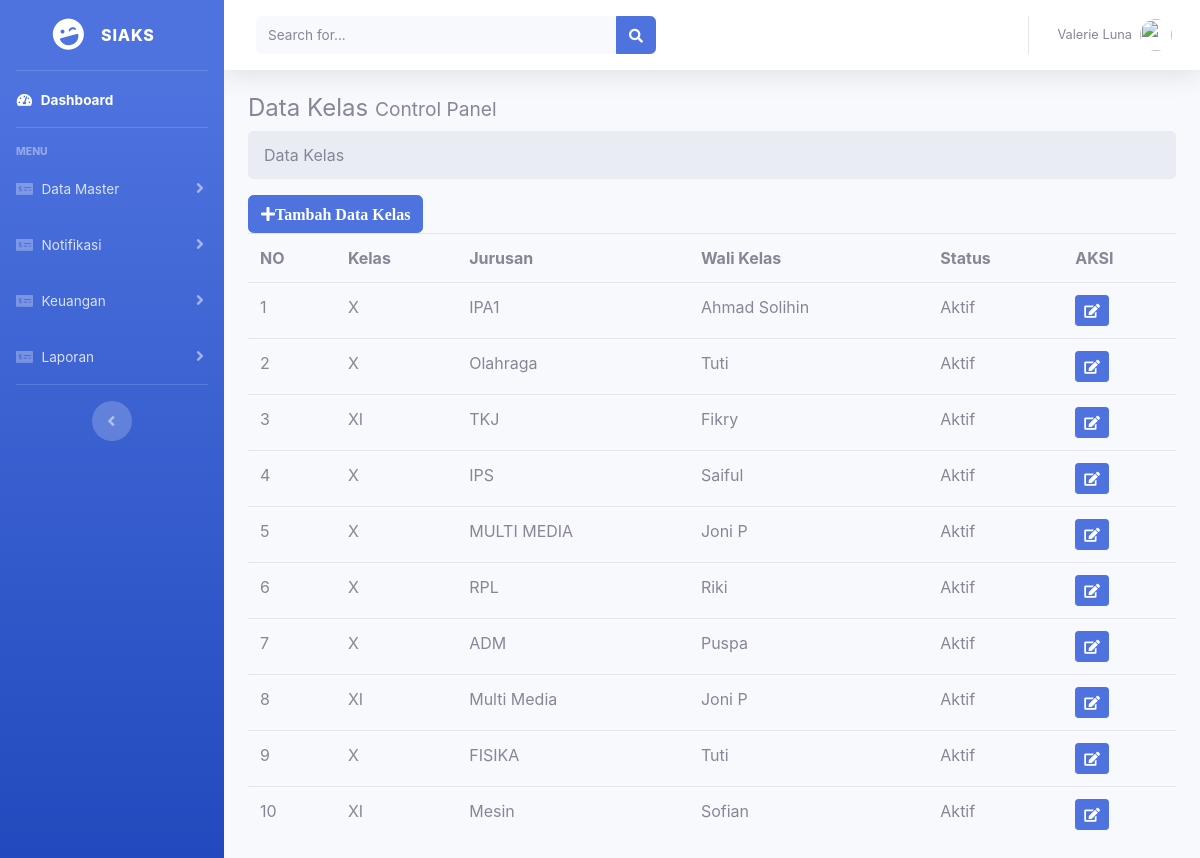
The page /index.php/kelas on the database its author committed.
### tables this page shows
CREATE TABLE `tbl_kelas` (
  `id_kelas` char(10) NOT NULL,
  `tingkat_kelas` varchar(50) NOT NULL,
  `jurusan` varchar(50) NOT NULL,
  `status` varchar(30) NOT NULL,
  `wali_kelas` varchar(50) NOT NULL
);

### application/controllers/kelas.php (called while the page is built, shortened)
<?php
class Kelas extends CI_Controller {
    public function index()
    {
        $data['kelas'] = $this->m_kls->tampil_data()->result();
        $this->load->view('templates/header');
		$this->load->view('templates/sidebar');
		$this->load->view('v_kelas',$data);
		$this->load->view('templates/footer');
    }
}
?>

### index.php (called while the page is built, shortened)
<?php
require_once BASEPATH.'core/CodeIgniter.php';

### application/models/m_kls.php (called while the page is built, shortened)
<?php
class M_kls extends CI_Model {
    public function tampil_data()
    {
       return $this->db->get('tbl_kelas');
    }
}
?>

### application/views/v_kelas.php (the view, shortened to what this page needs)
<div class="content-wrapper container-fluid ">
<section class="content-header">
<h4>
Data Kelas
<small> Control Panel</small>
</h4>
<ol class="breadcrumb">
<li class="active">Data Kelas</li>
</ol>
</section>
<section class="content">
<button class="btn btn-primary" data-toggle="modal" data-target="#exampleModal"><i class="fa fa-plus">Tambah Data Kelas</i></button>
<table class="table">
<tr>
<th>NO</th>
<th>Kelas</th>
<th>Jurusan</th>
<th>Wali Kelas</th>
<th>Status</th>
<th colspan="2">AKSI</th>
</tr>
<?php
$no = 1;
foreach ($kelas as $kls) : ?>
<tr>
<td><?php echo $no++ ?></td>
<td><?php echo $kls->tingkat_kelas ?></td>
<td><?php echo $kls->jurusan ?></td>
<td><?php echo $kls->wali_kelas ?></td>
<td><?php echo $kls->status ?></td>
<td><?php echo anchor('kelas/edit_kelas/'.$kls->id_kelas,'<div class="btn btn-primary btn-sm"><i class="fa fa-edit"></i></div>') ?></td>
</tr>
<?php endforeach; ?>
</table>
</section>
</div>

### rows shown on the page
tbl_kelas: tingkat_kelas "X", jurusan "IPA1", wali_kelas "Ahmad Solihin", status "Aktif"
tbl_kelas: tingkat_kelas "X", jurusan "Olahraga", wali_kelas "Tuti", status "Aktif"
tbl_kelas: tingkat_kelas "XI", jurusan "TKJ", wali_kelas "Fikry", status "Aktif"
tbl_kelas: tingkat_kelas "X", jurusan "IPS", wali_kelas "Saiful", status "Aktif"
tbl_kelas: tingkat_kelas "X", jurusan "MULTI MEDIA", wali_kelas "Joni P", status "Aktif"
tbl_kelas: tingkat_kelas "X", jurusan "RPL", wali_kelas "Riki", status "Aktif"
tbl_kelas: tingkat_kelas "X", jurusan "ADM", wali_kelas "Puspa", status "Aktif"
tbl_kelas: tingkat_kelas "XI", jurusan "Multi Media", wali_kelas "Joni P", status "Aktif"
tbl_kelas: tingkat_kelas "X", jurusan "FISIKA", wali_kelas "Tuti", status "Aktif"
tbl_kelas: tingkat_kelas "XI", jurusan "Mesin", wali_kelas "Sofian", status "Aktif"
